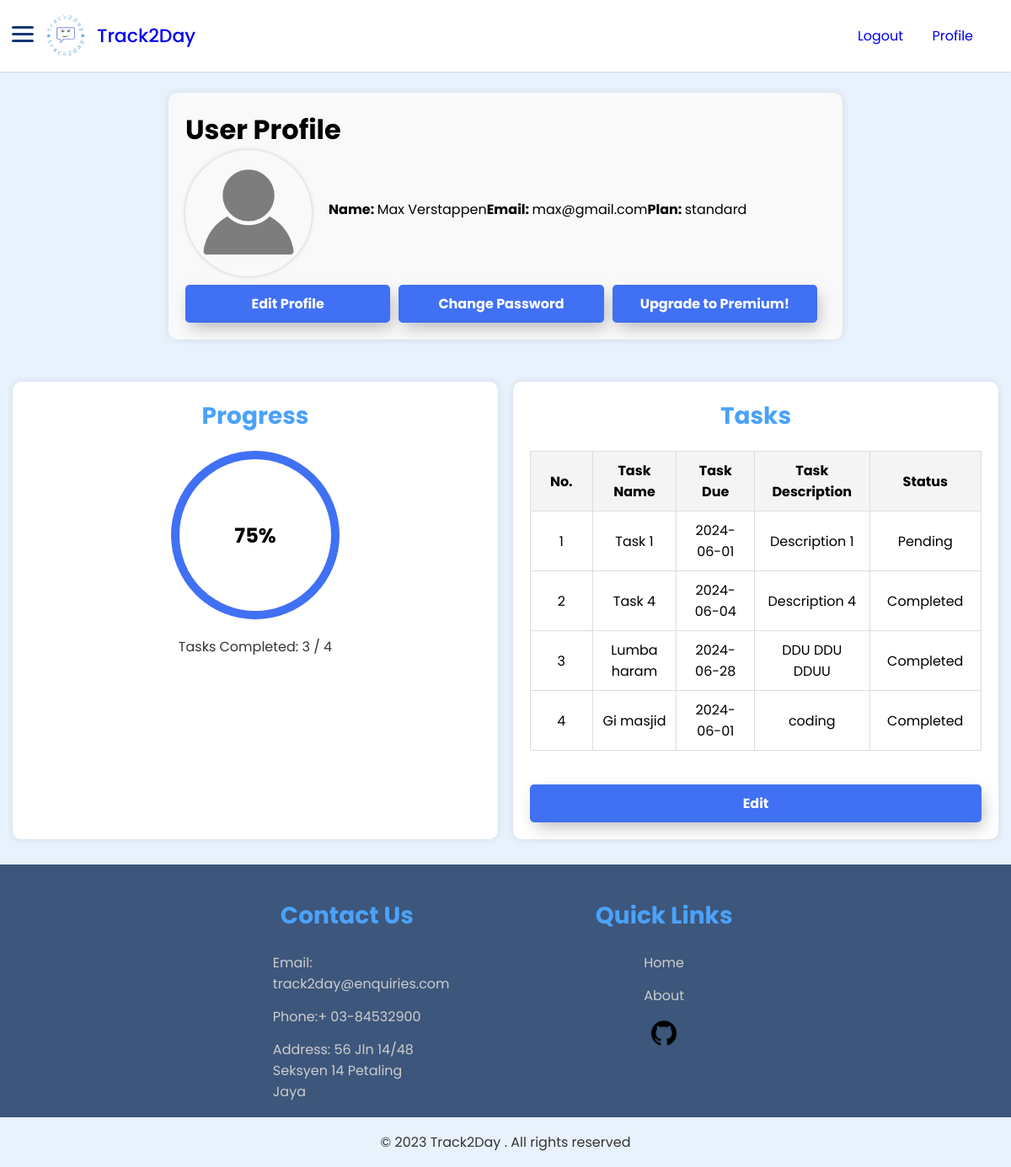
Screenshot of /userprofile.php (signed in) with the database file from the repository.
### tables this page shows
CREATE TABLE `user` (
  `user_email` varchar(45) NOT NULL,
  `user_fname` varchar(45) NOT NULL,
  `user_lname` varchar(45) NOT NULL,
  `user_password` varchar(45) NOT NULL,
  `adm_email` varchar(45) NOT NULL,
  `user_type` varchar(10) NOT NULL
);

CREATE TABLE `task` (
  `task_id` int(11) NOT NULL,
  `task_name` varchar(45) NOT NULL,
  `task_desc` varchar(45) NOT NULL,
  `task_duration` date DEFAULT NULL,
  `task_status` varchar(45) NOT NULL,
  `user_email` varchar(45) NOT NULL
);

### userprofile.php (the view, shortened to what this page needs)
<?php
include('dbconn.php');
$user_email = $_SESSION['email'];
$sql = "SELECT * FROM user WHERE user_email = '$user_email'";
$result = mysqli_query($dbconn, $sql);
if ($result && mysqli_num_rows($result) > 0) {
    $row = mysqli_fetch_assoc($result);
    $user_fname = $row['user_fname'];
    $user_lname = $row['user_lname'];
    $user_type = $row['user_type'];
} else {
    echo "Error: User data not found.";
    exit();
}
$sql_completed_tasks = "SELECT COUNT(*) AS completed_tasks FROM task WHERE user_email = '$user_email' AND task_status = 'completed'";
$result_completed_tasks = mysqli_query($dbconn, $sql_completed_tasks);
if ($result_completed_tasks && mysqli_num_rows($result_completed_tasks) > 0) {
    $row_completed_tasks = mysqli_fetch_assoc($result_completed_tasks);
    $completed_tasks = $row_completed_tasks['completed_tasks'];
} else {
    $completed_tasks = 0;
}
$sql_total_tasks = "SELECT COUNT(*) AS total_tasks FROM task WHERE user_email = '$user_email'";
$result_total_tasks = mysqli_query($dbconn, $sql_total_tasks);
if ($result_total_tasks && mysqli_num_rows($result_total_tasks) > 0) {
    $row_total_tasks = mysqli_fetch_assoc($result_total_tasks);
    $total_tasks = $row_total_tasks['total_tasks'];
} else {
    $total_tasks = 0;
}
$progress_percentage = ($total_tasks > 0) ? ($completed_tasks / $total_tasks) * 100 : 0;
$sql_tasks = "SELECT * FROM task WHERE user_email = '$user_email'";
$result_tasks = mysqli_query($dbconn, $sql_tasks);
?>
<!DOCTYPE html>
<html lang="en">
<head>
    <link href="https://unpkg.com/boxicons@2.1.4/css/boxicons.min.css" rel="stylesheet" />
    <link rel="stylesheet" href="style.css" />
</head>
<body>
    <nav class="navbar">
        <div class="logo_item">
            <img src="track2daylogo.jpg" alt="Track2Day Logo">
            <?php
            if ($user_type == 'premium') {
                echo '<a href="menu2.php">Track2Day+</a>';
            }
            else {
                echo '<a href="menu2.php">Track2Day</a>';
            }
            ?>
            <div id="menuToggle">
            <span></span>
            <span></span>
            <span></span>
          </div>
        </div>
        <div class="navbar_content">
            <ul>
                <li><a href="logout.php">Logout</a></li>
                <li><a href="userprofile.php">Profile</a></li>
            </ul>
        </div>
    </nav>
    <main>
        <div class="profile-container">
            <h1>User Profile</h1>
            <div class="profile-details">
                <div class="profile-pic">
                    <img src="nopfp.png" alt="Profile Picture">
                </div>
                <div class="profile-details">
                    <p><strong>Name: </strong><?php echo htmlspecialchars($user_fname) . ' ' . htmlspecialchars($user_lname); ?></p>
                    <p><strong>Email: </strong><?php echo htmlspecialchars($user_email); ?></p>
                    <p><strong>Plan: </strong><?php echo htmlspecialchars($user_type); ?></p>
                </div>
            </div>
            <div class="profile-actions">
                <button onclick="location.href='editprofile.html'">Edit Profile</button>
                <button onclick="location.href='changepassword.html'">Change Password</button>
                <?php
                if ($user_type == 'premium') {
                    echo '<button>You are now Premium!</button>';
                }
                else {
                    echo '<button onclick="location.href=\'subscribe.html\'">Upgrade to Premium!</button>';
                }
                ?>
            </div>
        </div>
        <div class="progress-task-container">
            <div class="progress-box">
                <h3>Progress</h3>
                <div class="progress-circle">
                    <span id="progress-percentage"><?php echo round($progress_percentage); ?>%</span>
                </div>
                <p>Tasks Completed: <?php echo $completed_tasks; ?> / <?php echo $total_tasks; ?></p>
            </div>
            <div class="tasks-box">
                <h3>Tasks</h3>
                <table class="task-table">
                    <thead>
                        <tr>
                            <th>No.</th>
                            <th>Task Name</th>
                            <th>Task Due</th>
                            <th>Task Description</th>
                            <th>Status</th>
                        </tr>
                    </thead>
                    <tbody>
                    <?php
                        if ($result_tasks && mysqli_num_rows($result_tasks) > 0) {
                            $task_number = 1;
                            while ($row_task = mysqli_fetch_assoc($result_tasks)) {
                                echo "<tr>";
                                echo "<td>" . $task_number . "</td>";
                                echo "<td>" . htmlspecialchars($row_task['task_name']) . "</td>";
                                echo "<td>" . htmlspecialchars($row_task['task_duration']) . "</td>";
                                echo "<td>" . htmlspecialchars($row_task['task_desc']) . "</td>";
                                echo "<td>" . htmlspecialchars($row_task['task_status']) . "</td>";
                                echo "</tr>";
                                $task_number++;
                            }
                        } else {
                            echo "<tr><td colspan='5'>No tasks found.</td></tr>";
                        }
                        ?>
                    </tbody>
                </table>
                <button onclick="location.href='tasks.php'">Edit</button>
            </div>
        </div>
    </main>
</body>
<footer>
    <div class="footer-container">
        <div class="footer-content">
            <h3>Contact Us</h3>
            <p>Email: track2day@enquiries.com</p>
            <p>Phone:+ 03-84532900</p>
            <p>Address: 56 Jln 14/48 Seksyen 14 Petaling Jaya</p>
        </div>
        <div class="footer-content">
            <h3>Quick Links</h3>
             <ul class="list">
                <li><a href="menu2.php">Home</a></li>
                <li><a href="aboutus2.php">About</a></li>
                <a href="https://github.com/ahmadfarismk/track2day.git" class="github-link">
                    <img src="github.png" alt="GitHub" class="github-img" >
                </a>
             </ul>
        </div>
    </div>
    <div class="bottom-bar">
        <p>&copy; 2023 Track2Day . All rights reserved</p>
    </div>
</footer>
</html>

### rows the page displays
user: user_fname "Max", user_lname "Verstappen", user_type "standard"
task: task_name "Task 1", task_duration "2024-06-01", task_desc "Description 1", task_status "Pending"
task: task_name "Task 4", task_duration "2024-06-04", task_desc "Description 4", task_status "Completed"
task: task_name "Lumba haram", task_duration "2024-06-28", task_desc "DDU DDU DDUU", task_status "Completed"
task: task_name "Gi masjid", task_duration "2024-06-01", task_desc "coding", task_status "Completed"

### other values shown
$user_email "max@gmail.com"
$progress_percentage "75"
$completed_tasks "3"
$total_tasks "4"
